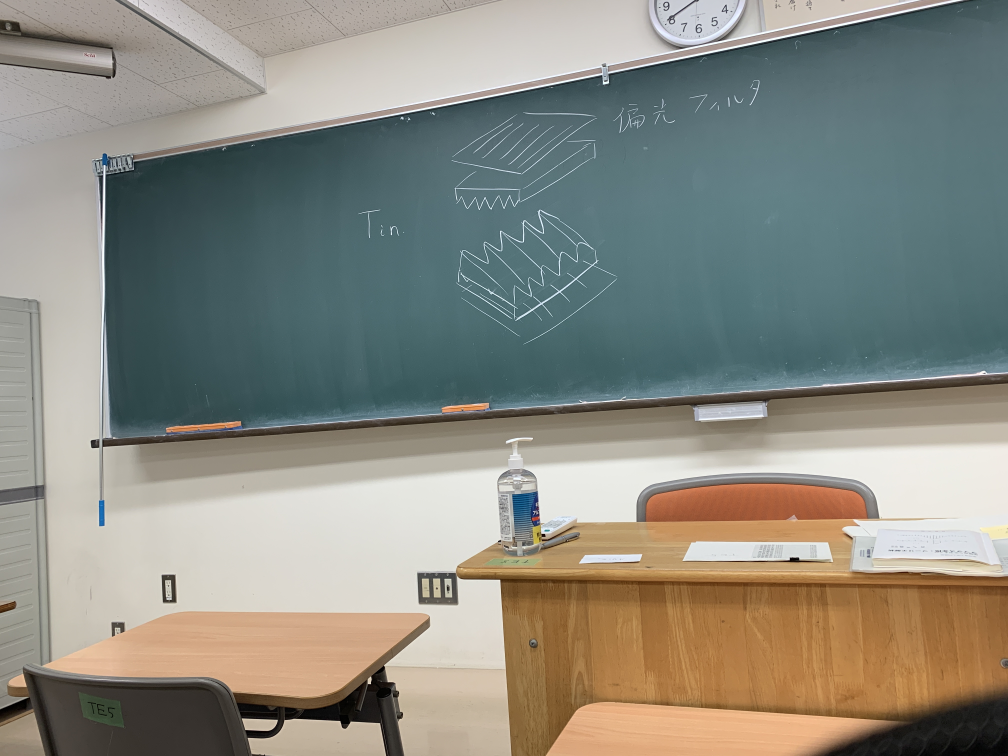
#> input picture img/IMG_0653.JPG, 4032 x 3024 px, found by its file name (shown at 1/4 size)
$ python matchRatio.py
#> lines starting #> are read from the running program, lines starting #| are printed output that depends on the picture; long printed decimals are rounded
import cv2
import numpy as np

image1 = cv2.imread('img/IMG_0653.jpg',-1)
#> image1 is the input picture: shape (3024, 4032, 3); mean B, G, R 129, 138.4, 138.4
image2 = cv2.imread('img/IMG_0653.jpg',-1)
image3 = cv2.imread('img/IMG_0654.jpg',-1)
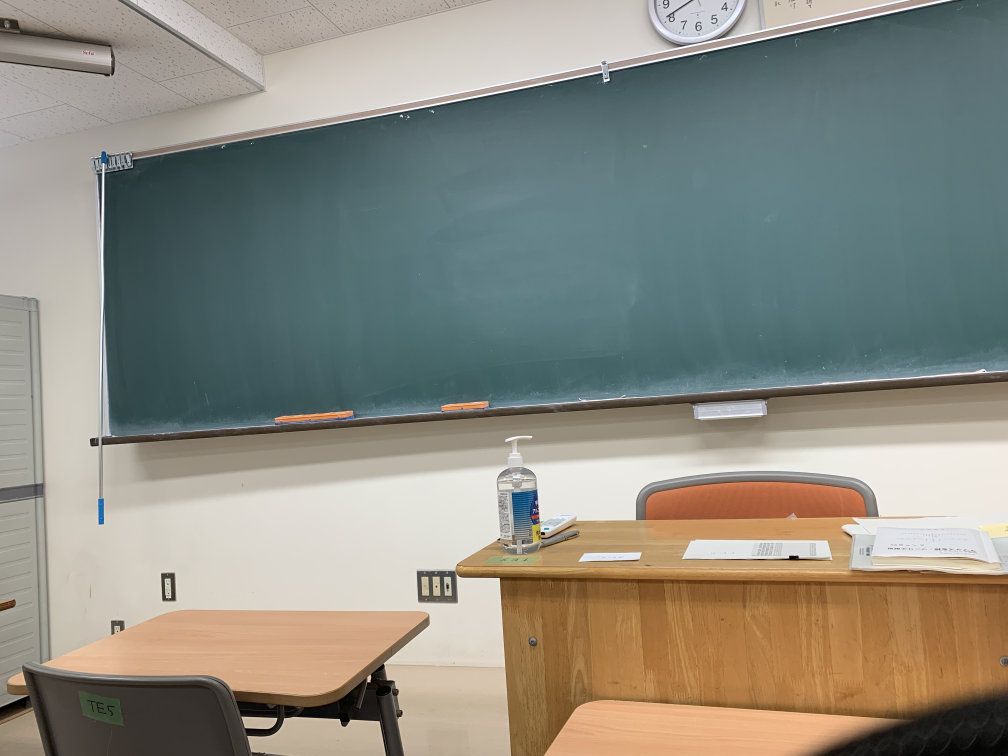
#> input picture img/IMG_0654.JPG, 4032 x 3024 px, found by its file name (shown at 1/4 size)
#> image3 is the input picture: shape (3024, 4032, 3); mean B, G, R 129.2, 139.4, 140.4

height, width = image1.shape[:2]
#> height = 3024; width = 4032
img_size = (width, height)
#> img_size = (4032, 3024)

# 画像をリサイズする
image1 = cv2.resize(image1, img_size)
image2 = cv2.resize(image2, img_size)
image3 = cv2.resize(image3, img_size)

image1_gray = cv2.cvtColor(image1, cv2.COLOR_BGR2GRAY)
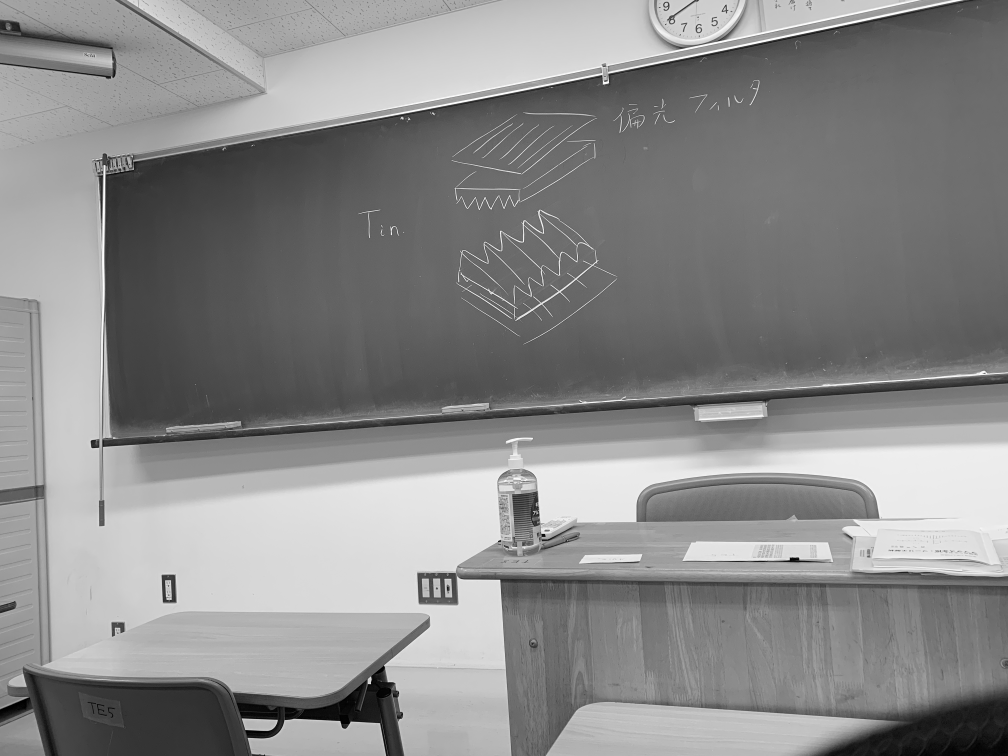
#> image1_gray: shape (3024, 4032) (shown at 1/4 size); min 0, max 255, mean 137.3
image2_gray = cv2.cvtColor(image2, cv2.COLOR_BGR2GRAY)
image3_gray = cv2.cvtColor(image3, cv2.COLOR_BGR2GRAY)
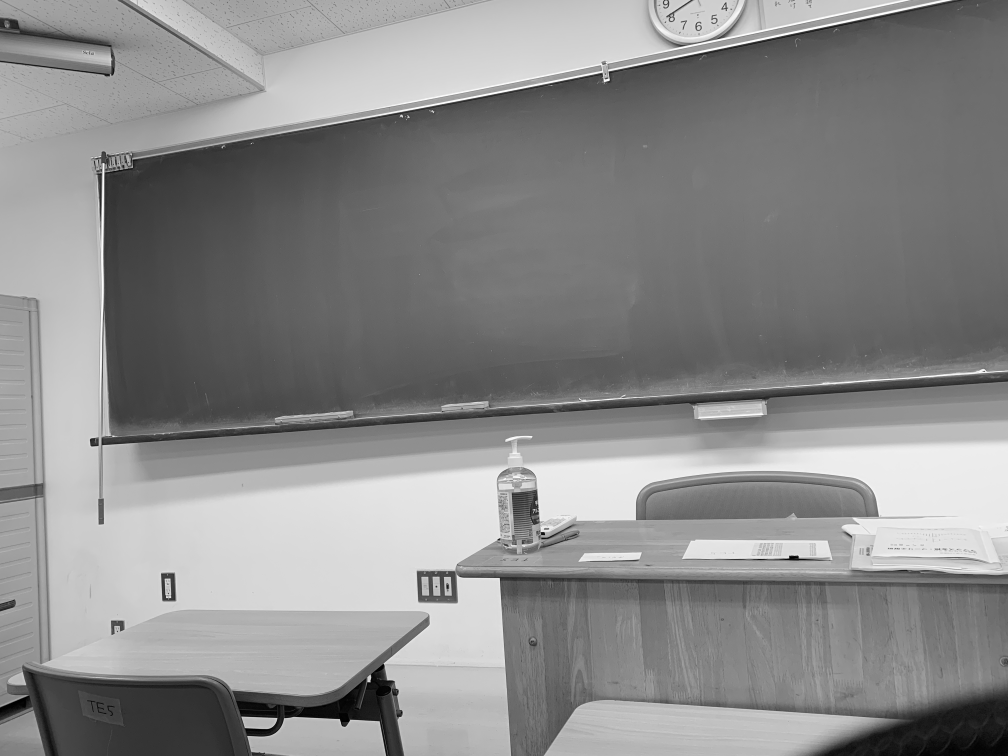
#> image3_gray: shape (3024, 4032) (shown at 1/4 size); min 0, max 255, mean 138.5

# 画像をヒストグラム化する
image1_hist = cv2.calcHist([image1_gray], [0], None, [256], [0, 256])
#> image1_hist = 256 values, max 183096 at index 110, min 746 at index 255, mean 47628
image2_hist = cv2.calcHist([image2_gray], [0], None, [256], [0, 256])
#> image2_hist has the same summary as image1_hist
image3_hist = cv2.calcHist([image3_gray], [0], None, [256], [0, 256])
#> image3_hist = 256 values, max 184741 at index 119, min 1045 at index 0, mean 47628

# ヒストグラムした画像を比較
print(cv2.compareHist(image1_hist, image2_hist, 0))
#| 1.0
print(cv2.compareHist(image1_hist, image3_hist, 0))
#| 0.9362

# 1.0
# 0.936233972590098
